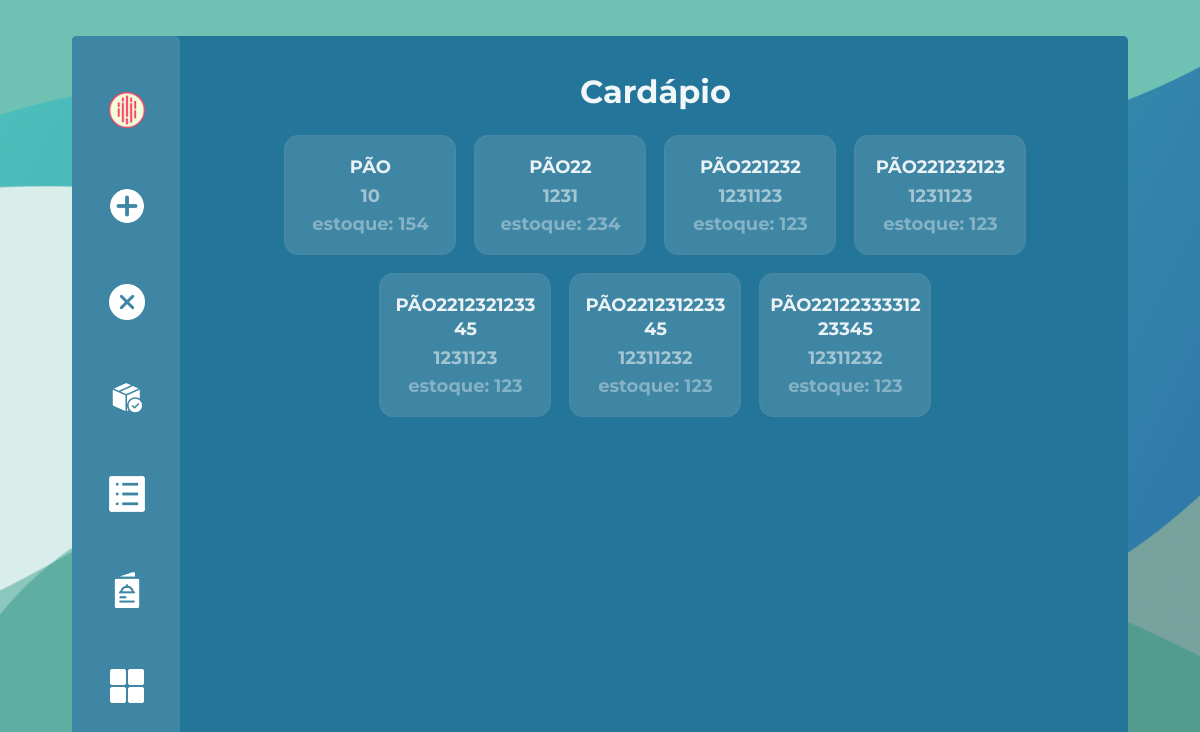
Before: /cardapio_func (signed in) with the older database file.
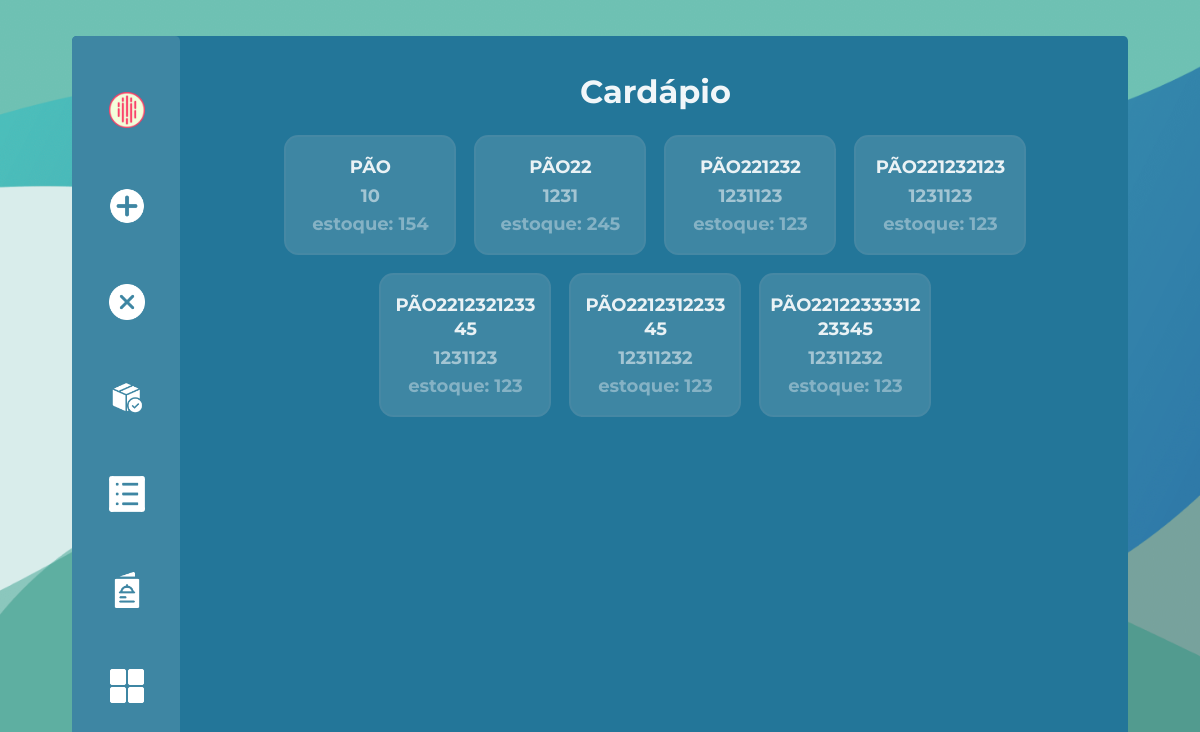
After: the same page with the newer database file.
### projeto/models.py (models this page shows)
class Produto(db.Model):
    id = db.Column(db.Integer, primary_key = True)
    lanche = db.Column(db.String(length=30), nullable=False)
    valor = db.Column(db.Integer, nullable=False)
    quantidade = db.Column(db.Integer, nullable=False)

### projeto/routes.py (the view)
@app.route("/cardapio_func")
@login_required
@user_type_required("funcionario", "adm")
def cardapio_func():
    return render_template("cardapioFuncionario.html", produtos = Produto.query.filter(Produto.quantidade>0).all())

### projeto/models.py (called while the page is built)
@login_manager.user_loader
def load_user(user_id):
    user_type = session.get('user_type')
    if user_type == 'responsavel':
        return Responsavel.query.get(int(user_id))
    elif user_type == 'dependente':
        return Dependente.query.get(int(user_id))
    elif user_type == 'funcionario':
        return Funcionario.query.get(int(user_id))
    elif user_type == 'adm':
        return ADM.query.get(int(user_id))
    return None

### projeto/routes.py (called while the page is built)
def user_type_required(*allowed_types):
    def decorator(f):
        @wraps(f)
        def decorated_function(*args, **kwargs):
            if 'user_type' not in session or session['user_type'] not in allowed_types:
                flash("Você não tem permissão para acessar esta página. Faça login com a conta correta.")
                return redirect(url_for('login'))
            return f(*args, **kwargs)
        return decorated_function
    return decorator

### projeto/templates/cardapioFuncionario.html (shortened to what this page needs)
{% extends 'baseFuncionario.html'%}
{% block conteudo %}
    <div class="cardapioListaSemMargin">
        <h1 class="textAlign">Cardápio</h1>
        <div class="produtosEscolherRemover">
        {% for produto in produtos %}
                        {% if produto.quantidade>0 %}
                        <div class="boxChoseLanche">
                            <h1>{{produto.lanche}}</h1>
                            <h2>{{produto.valor}}</h2>
                            <h3 class="estoquetxt">estoque: {{produto.quantidade}}</h3>
                        </div>
                        {% endif %}
                    {%endfor%}
    </div>
</div>
{% endblock %}

Changed rows visible on the page:
changed Produto "PÃO22": quantidade "234" → "245"
